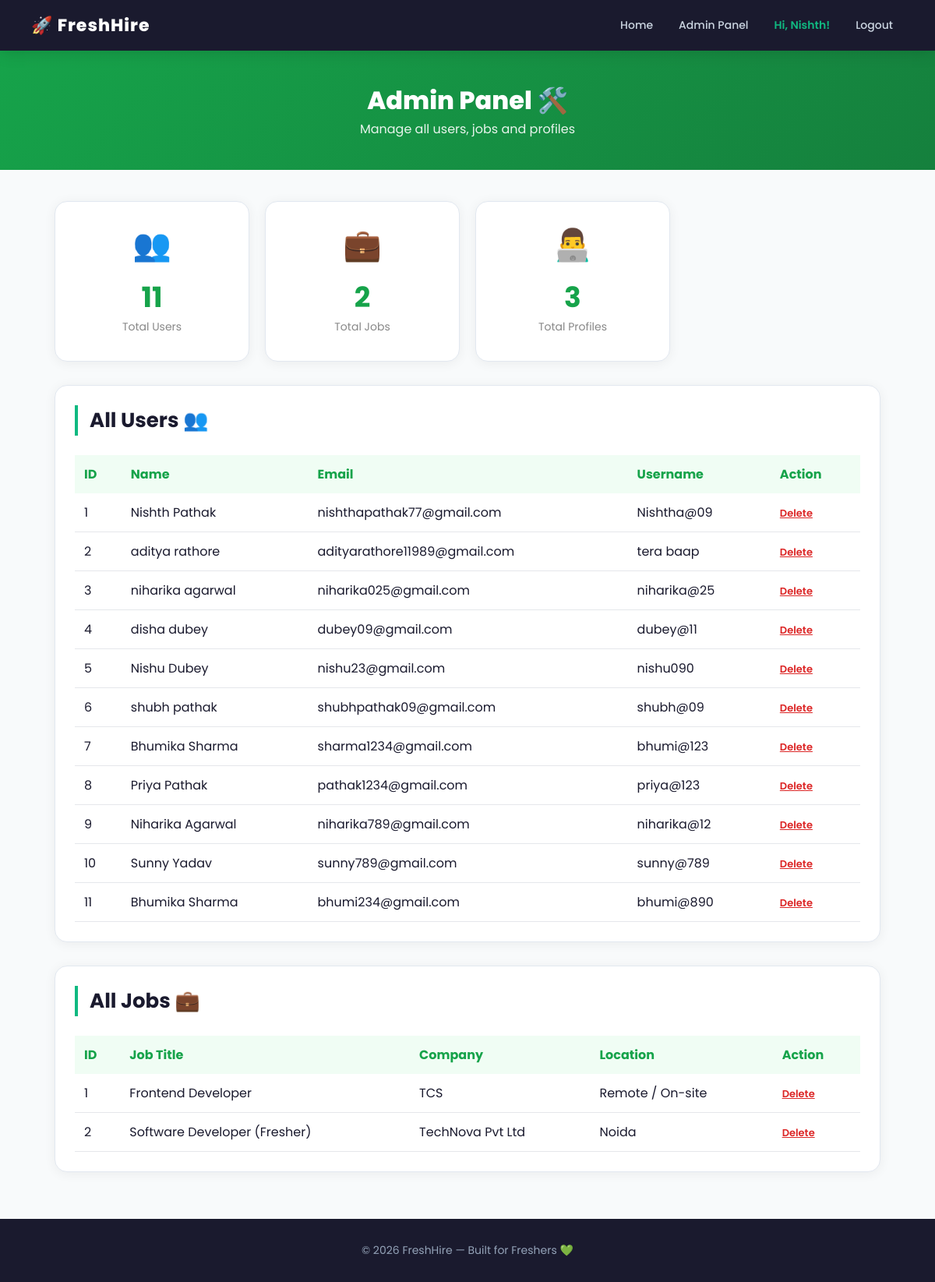
Page /admin (signed in) on the earlier database version.
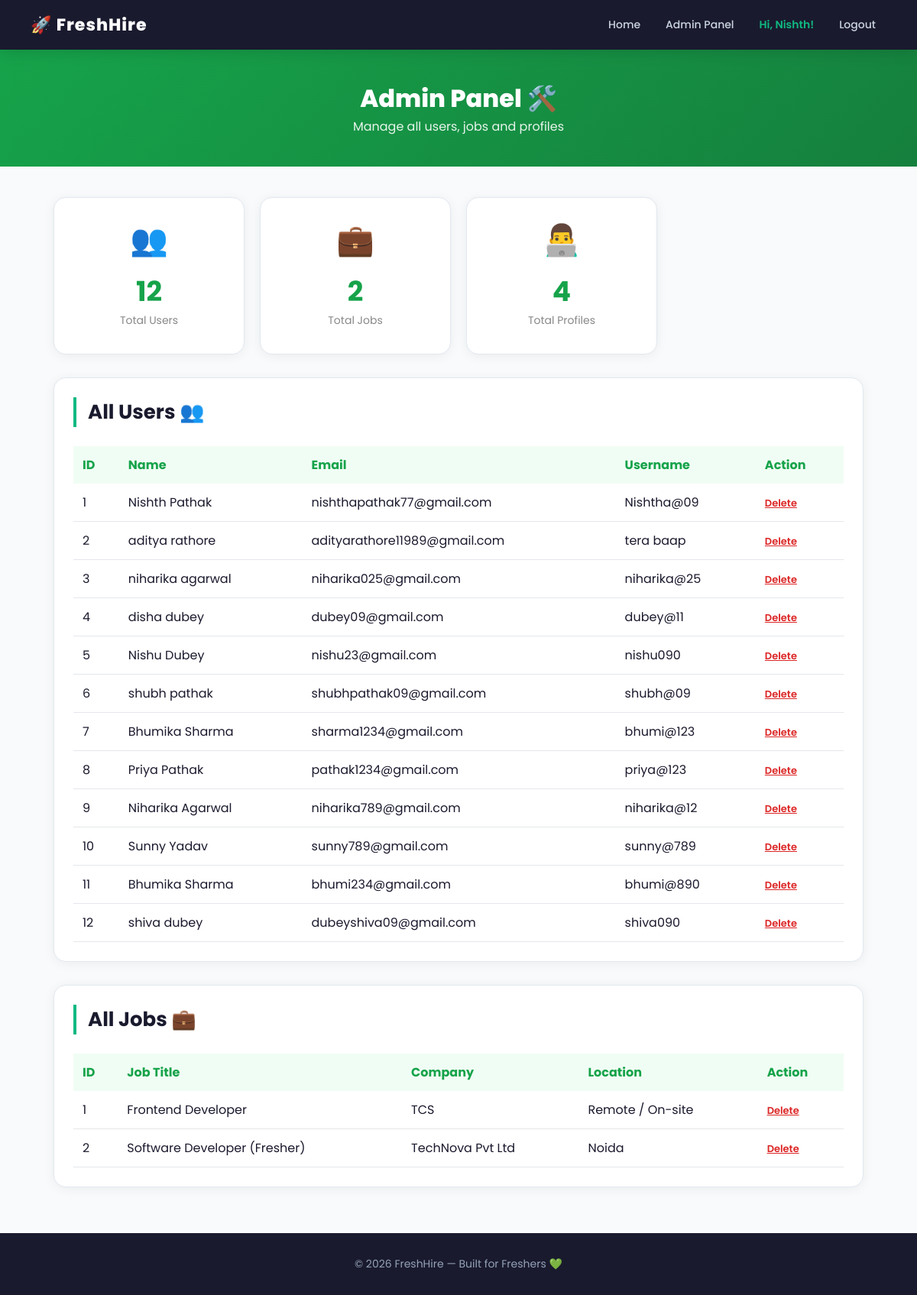
Same page on the later database version.
### tables this page shows
CREATE TABLE users (
    id         INTEGER PRIMARY KEY AUTOINCREMENT,
    first_name TEXT NOT NULL,
    last_name  TEXT,
    email      TEXT UNIQUE NOT NULL,
    username   TEXT UNIQUE NOT NULL,
    password   TEXT NOT NULL
, role TEXT DEFAULT fresher);

CREATE TABLE jobs (
    id               INTEGER PRIMARY KEY AUTOINCREMENT,
    posted_by        INTEGER,
    job_title        TEXT,
    company          TEXT,
    location         TEXT,
    description      TEXT,
    required_skills  TEXT,
    salary           TEXT,
    apply_link       TEXT
);

### app.py (the view)
@app.route("/admin")
def admin():
    if "user_id" not in session:
        flash("Please login first!", "error")
        return redirect(url_for("login"))
    conn = get_db()
    is_admin = conn.execute(
        "SELECT * FROM admins WHERE user_id=?", (session["user_id"],)
    ).fetchone()
    if not is_admin:
        conn.close()
        flash("Access denied!", "error")
        return redirect(url_for("home"))
    users    = conn.execute("SELECT * FROM users").fetchall()
    jobs     = conn.execute("SELECT * FROM jobs").fetchall()
    profiles = conn.execute("SELECT * FROM profiles").fetchall()
    conn.close()
    return render_template("admin.html", users=users, jobs=jobs, profiles=profiles)

### app.py (called while the page is built)
def get_db():
    conn = sqlite3.connect("freshhire.db")
    conn.row_factory = sqlite3.Row
    return conn

@app.context_processor
def inject_globals():
    notif_count = 0
    if "user_id" in session:
        try:
            conn = get_db()
            notif_count = conn.execute(
                "SELECT COUNT(*) FROM notifications WHERE user_id=? AND is_read=0",
                (session["user_id"],)
            ).fetchone()[0]
            conn.close()
        except:
            pass
    return {"notif_count": notif_count}

### templates/admin.html (shortened to what the changed rows need)
<!DOCTYPE html>
<html>
<head>
    <link rel="stylesheet" href="/static/style.css">
</head>
<body>
<nav>
    <h2>🚀 FreshHire</h2>
    <div class="nav-links">
        <a href="/">Home</a>
        <a href="/admin">Admin Panel</a>
        <span>Hi, {{ session.get('name') }}!</span>
        <a href="/logout">Logout</a>
    </div>
</nav>
<div style="background: linear-gradient(135deg, #16a34a, #15803d); padding:40px 20px; text-align:center; color:white;">
    <h1 style="font-size:32px; font-weight:800;">Admin Panel 🛠️</h1>
</div>
<div class="container">
    <div style="display:grid; grid-template-columns:repeat(auto-fill, minmax(200px, 1fr)); gap:20px; margin-top:30px;">
        <div class="card" style="text-align:center;">
            <div style="font-size:40px; margin-bottom:10px;">👥</div>
            <h2 style="color:#16a34a; font-size:36px;">{{ users|length }}</h2>
            <p style="color:#888;">Total Users</p>
        </div>
        <div class="card" style="text-align:center;">
            <h2 style="color:#16a34a; font-size:36px;">{{ jobs|length }}</h2>
        </div>
        <div class="card" style="text-align:center;">
            <div style="font-size:40px; margin-bottom:10px;">👨‍💻</div>
            <h2 style="color:#16a34a; font-size:36px;">{{ profiles|length }}</h2>
            <p style="color:#888;">Total Profiles</p>
        </div>
    </div>
    <div class="card" style="margin-top:30px;">
        <h2 class="section-title">All Users 👥</h2>
        <table style="width:100%; border-collapse:collapse;">
            <thead>
                <tr style="background:#f0fdf4;">
                    <th style="padding:12px; text-align:left; color:#16a34a;">ID</th>
                    <th style="padding:12px; text-align:left; color:#16a34a;">Name</th>
                    <th style="padding:12px; text-align:left; color:#16a34a;">Email</th>
                    <th style="padding:12px; text-align:left; color:#16a34a;">Username</th>
                    <th style="padding:12px; text-align:left; color:#16a34a;">Action</th>
                </tr>
            </thead>
            <tbody>
                {% for user in users %}
                <tr style="border-bottom:1px solid #e5e7eb;">
                    <td style="padding:12px;">{{ user.id }}</td>
                    <td style="padding:12px;">{{ user.first_name }} {{ user.last_name }}</td>
                    <td style="padding:12px;">{{ user.email }}</td>
                    <td style="padding:12px;">{{ user.username }}</td>
                    <td style="padding:12px;">
                        <a href="/admin/delete-user/{{ user.id }}"
                           onclick="return confirm('Delete this user?')"
                           style="color:#dc2626; font-size:13px; font-weight:600;">Delete</a>
                    </td>
                </tr>
                {% endfor %}
            </tbody>
        </table>
    </div>
    <div class="card" style="margin-top:30px;">
        <h2 class="section-title">All Jobs 💼</h2>
        <table style="width:100%; border-collapse:collapse;">
            <thead>
                <tr style="background:#f0fdf4;">
                    <th style="padding:12px; text-align:left; color:#16a34a;">ID</th>
                    <th style="padding:12px; text-align:left; color:#16a34a;">Job Title</th>
                    <th style="padding:12px; text-align:left; color:#16a34a;">Company</th>
                    <th style="padding:12px; text-align:left; color:#16a34a;">Location</th>
                    <th style="padding:12px; text-align:left; color:#16a34a;">Action</th>
                </tr>
            </thead>
            <tbody>
                {% for job in jobs %}
                <tr style="border-bottom:1px solid #e5e7eb;">
                    <td style="padding:12px;">{{ job.id }}</td>
                    <td style="padding:12px;">{{ job.job_title }}</td>
                    <td style="padding:12px;">{{ job.company }}</td>
                    <td style="padding:12px;">{{ job.location }}</td>
                    <td style="padding:12px;">
                        <a href="/admin/delete-job/{{ job.id }}"
                           onclick="return confirm('Delete this job?')"
                           style="color:#dc2626; font-size:13px; font-weight:600;">Delete</a>
                    </td>
                </tr>
                {% endfor %}
            </tbody>
        </table>
    </div>
</div>
</body>
</html>

Differences in the rows shown:
added users: id "12", first_name "shiva", last_name "dubey", email "dubeyshiva09@gmail.com", username "shiva090"
Other differences:
{{ users|length }}: "11" → "12"
{{ profiles|length }}: "3" → "4"
